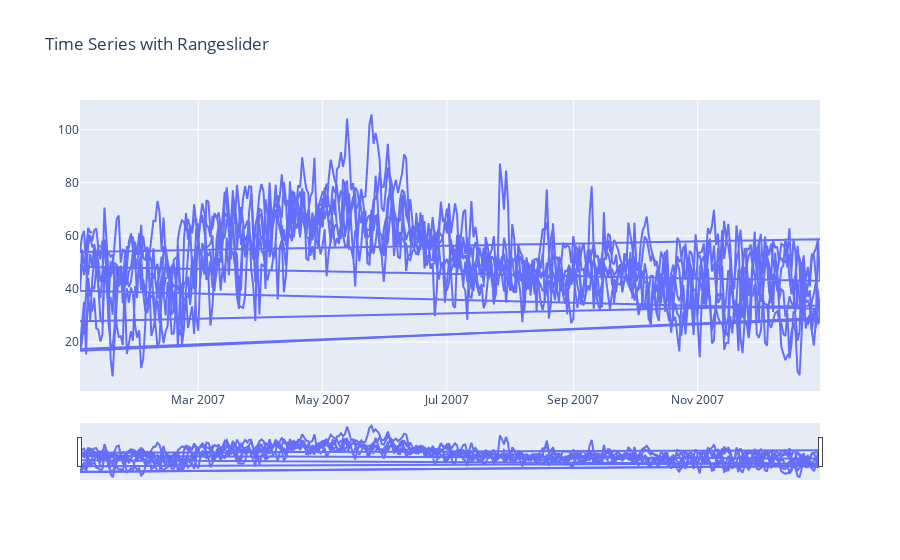

Notebook code cell kept with this figure:
### Code cell
fig3 = go.Figure([go.Scatter(x=train_r1['date'], y=train_r1["O3"])])
#fig2.show()

fig3.update_layout(title_text='Time Series with Rangeslider',
                  xaxis_rangeslider_visible=True)

### Figure 1 — Plotly figure (JSON) as saved in the notebook; plotly's stock layout.template omitted (floating-point values rounded to 4 significant figures; data arrays with more than 128 entries replaced by an {"elided": "..."} marker saying what was removed)
{"data": [{"type": "scatter", "x": {"elided": "2191 str values"}, "y": {"elided": "2191 float values"}}], "layout": {"title": {"text": "Time Series with Rangeslider"}, "xaxis": {"rangeslider": {"visible": true}}}}
